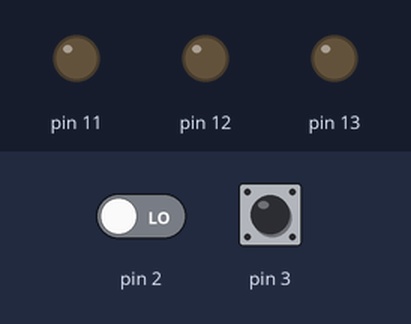
Bench run of a sketch on a simulated Arduino Uno, built with avr-gcc and run on an emulated ATmega328P. On the bench: output pins drawn as LEDs (lit = HIGH). Inputs (shaded band) come from the test bench; at power-on: pin 3 LOW, pin 2 LOW.

Above: at 1.2 s.
1.3 s: pin 3 pulsed HIGH 5 times (0.12 s each, 0.3 s apart)
At 1.57 s:
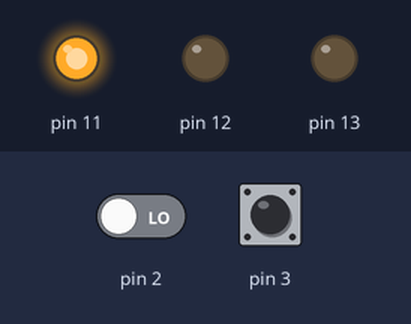
At 2.6 s:
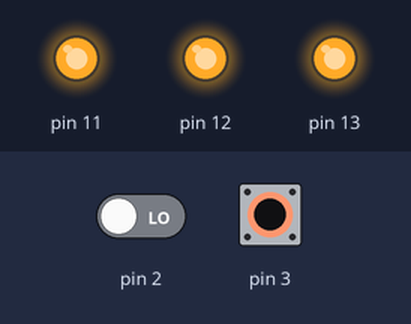
Timing chart, 0 to 4.3 s (numbered marks = the images above; inputs shaded):
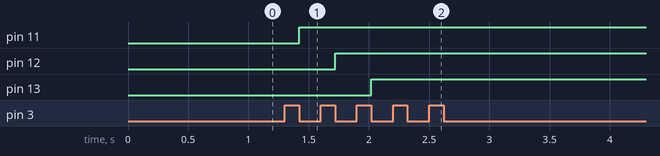

The sketch:

1.ino
```cpp
int cont;

void setup() {
  pinMode(2, INPUT);
  pinMode(3, INPUT);
  pinMode(13, OUTPUT);
  pinMode(12, OUTPUT);
  pinMode(11, OUTPUT);
}

void loop() {
  if (digitalRead(3) == HIGH) {
    if (cont < 3) {
      cont++;
      while (digitalRead(3) == HIGH) {
        delay(10);
      }
    }
  }

  if (digitalRead(2) == HIGH) {
    if (cont > 0) {
      cont--;
      while (digitalRead(2) == HIGH) {
        delay(10);
      }
    }
  }

  if(cont == 0) {
    digitalWrite(11, LOW);
    digitalWrite(12, LOW);
    digitalWrite(13, LOW);
  }

  if(cont == 1) {
    digitalWrite(11, HIGH);
    digitalWrite(12, LOW);
    digitalWrite(13, LOW);
  }

  if(cont == 2) {
    digitalWrite(11, HIGH);
    digitalWrite(12, HIGH);
    digitalWrite(13, LOW);
  }

  if(cont == 3) {
    digitalWrite(11, HIGH);
    digitalWrite(12, HIGH);
    digitalWrite(13, HIGH);
  }
}
```

Measured:
- after the input at 1.3 s, pin 11: LOW → HIGH after 0.12 s; pin 12: LOW → HIGH after 0.42 s; pin 13: LOW → HIGH after 0.72 s
